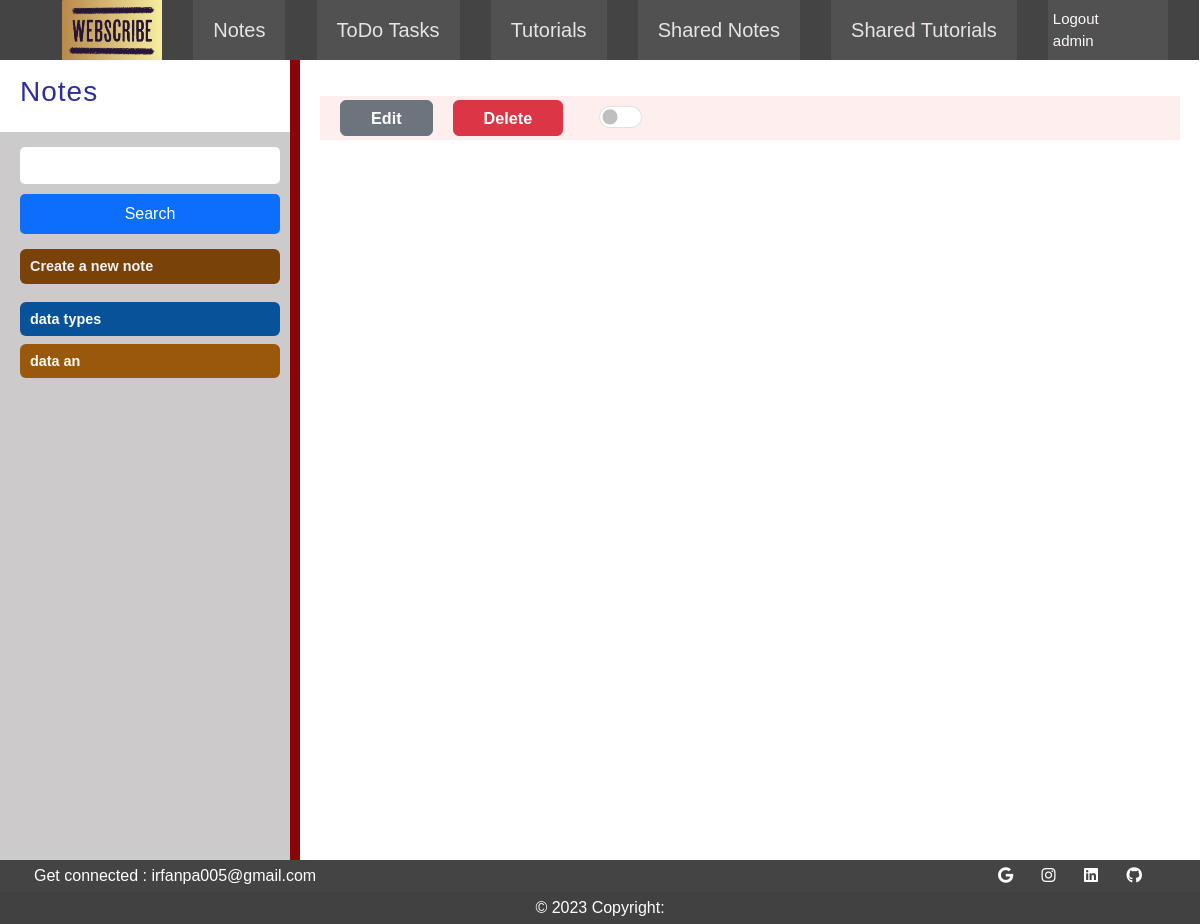
Page /notes/all_notes/admin (signed in) on the earlier database version.
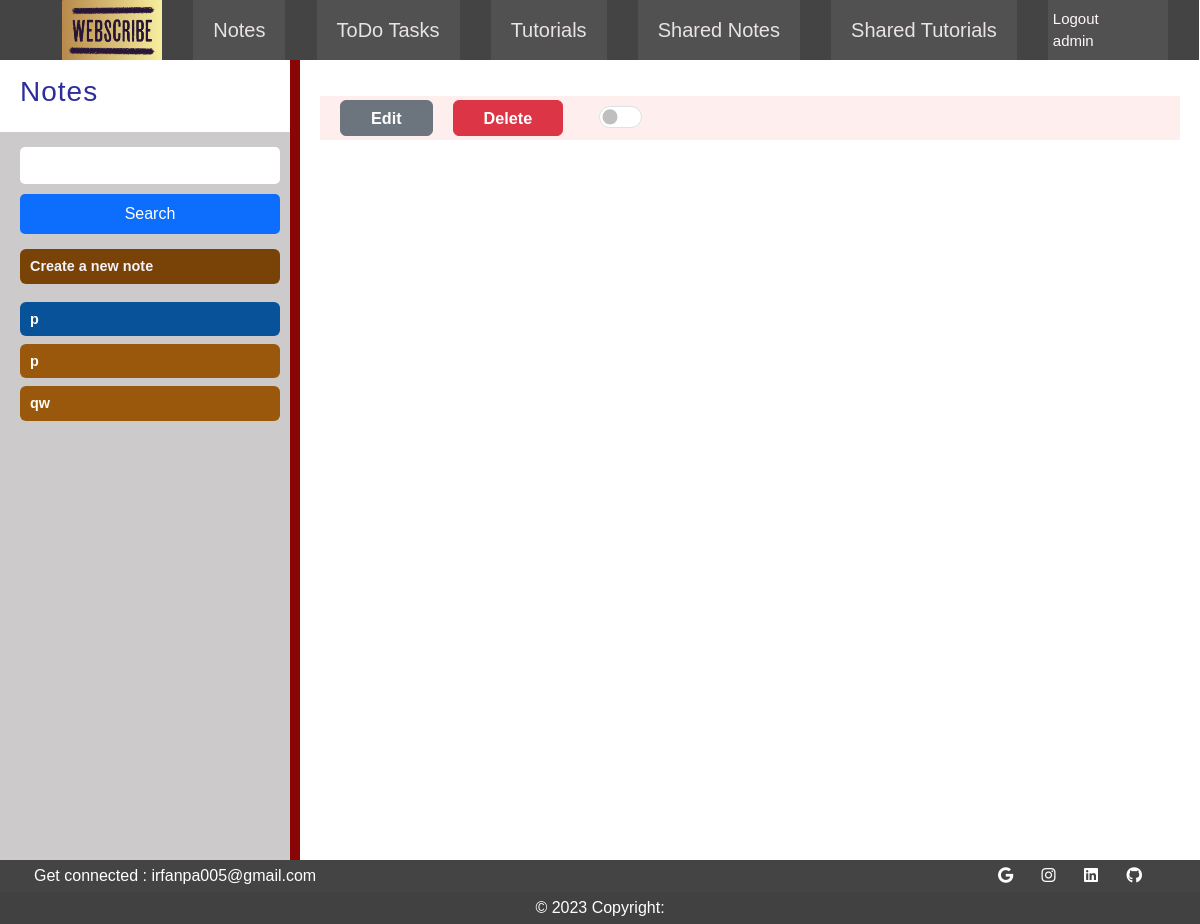
Same page on the later database version.
### notes/models.py (models this page shows, shortened)
class Note(models.Model):
    title = models.CharField(max_length=200)
    content = RichTextField()
    created_at = models.DateField(default=timezone.now)
    noteowner = models.ForeignKey(User, on_delete=models.SET_NULL,null=True,default=None, related_name='allNote')
    is_shared = models.BooleanField(default=False)

### notes/views.py (the view)
# urls.py: path('notes/',include('notes.urls')),
def notes(request, userName):
    current_user = request.user
    notes = Note.objects.filter(noteowner = current_user)
    return render(request, 'notes.html',{'notes': notes})

### templates/notes.html (shortened to what this page needs)
{% extends 'userbase.html' %}
{% load static %}
{% load active_link_tags %}
{% block extra_styles %}
    <link rel="stylesheet" href="{% static 'css/notes.css' %}">
{% endblock %}
{% block body %}
<main>
    <div class="sb-cover">
        <div class="sidebar" id="sdb">
            <div class="resizer"></div>
            <div class="header">
                <h3 onClick="viewNote({{note.id}})">Notes</h3>
            </div>
            <div class="search-bar">
                <form action="{% url 'notes:userNoteSearch' %}" id="searchform" method="POST">
                    <input type="text" id="search-word" name="search_keyword" required>
                    <input type="submit" class="btn btn-primary" id="search-btn" value="Search">
                </form>
            </div>
            <a href="{% url 'notes:create_note' %}" class="cr-note badge" id="createNote">Create a new note</a>
            <ul id="noteDisplUl">
                {% for note in notes %}
                    <li data-object-id="{{note.pk}}" class="snote badge">{{ note.title }}</li>
                {% endfor %}
            </ul>
        </div>
    </div>
    <div class="dispEl-div">
        <div class="button-container">
            <a href="" class="btn btn-secondary" id="editBtn">Edit</a>
            <a href="" class="btn btn-danger" id="delBtn">Delete</a>
            <span class="form-check form-switch">
                <input class="form-check-input" type="checkbox" role="switch" id="shareBtn" data-object-id="">
            </span>
        </div>
    </div>
</main>
{% endblock%}

Differences in the rows shown:
removed Note: title "data types"
removed Note: title "data an"
added Note: title "p"
added Note: title "p"
added Note: title "qw"
